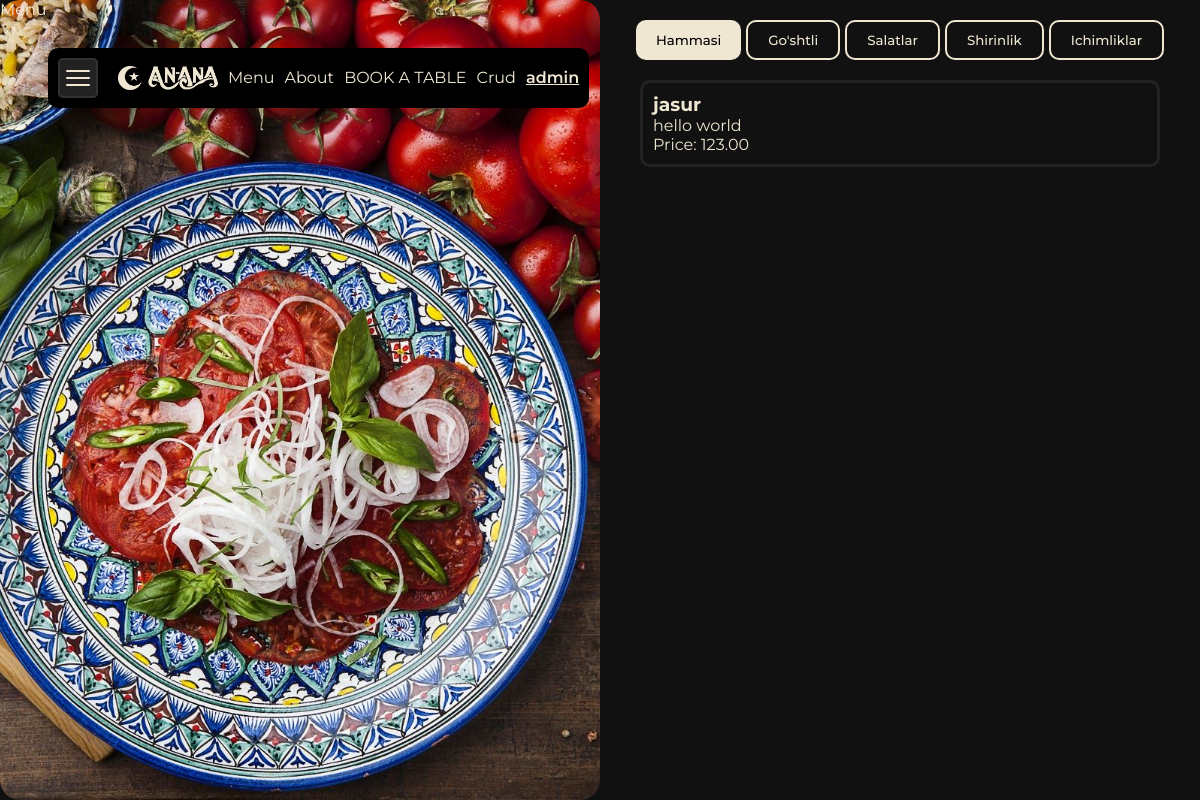
Page /menu_item/ (signed in) on the earlier database version.
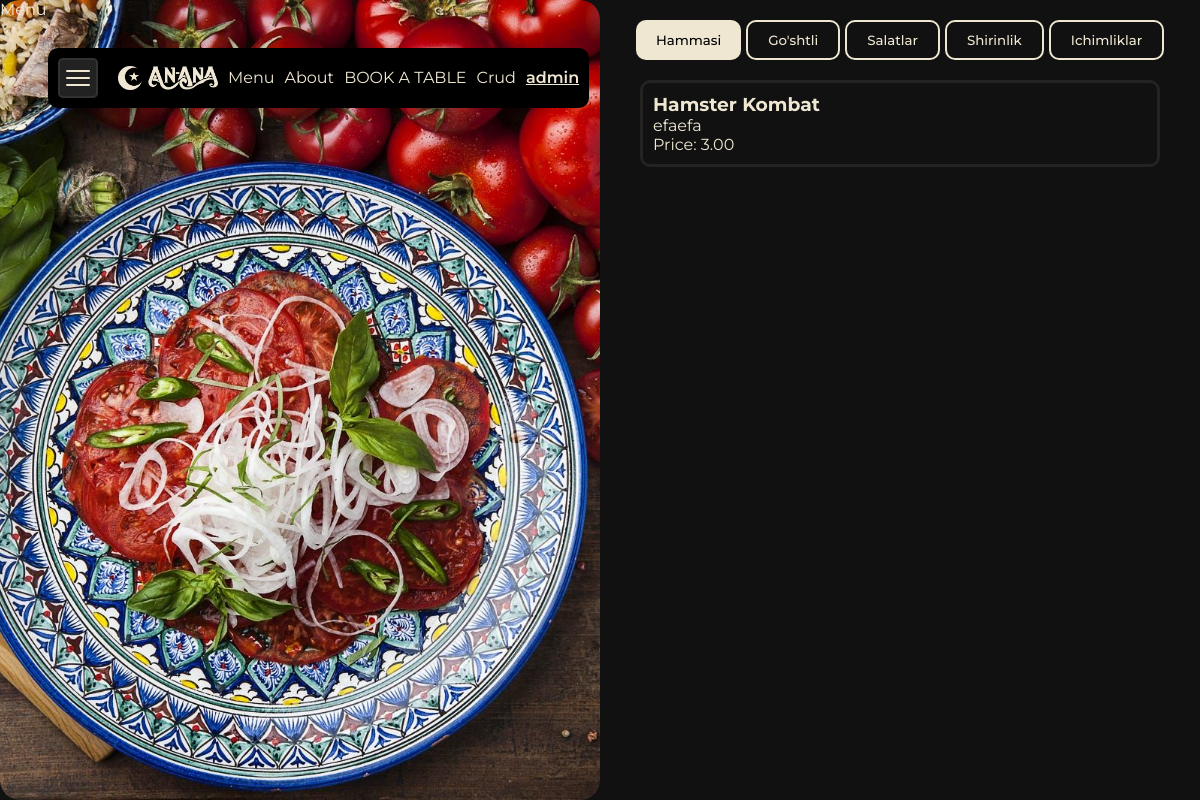
Same page on the later database version.
### menu/models.py (models this page shows, shortened)
class MenuItem(models.Model):
    CHOICE_CATEGORY = [
        ('Hammasi','Hammasi'),
        ("Go'shtli","Go'shtli"),
        ('Salatlar','Salatlar'),
        ('Shirinlik','Shirinlik'),
        ('Ichimliklar','Ichimliklar')
    ]
    name = models.CharField(max_length=100)
    description = models.TextField()
    price = models.DecimalField(max_digits=5, decimal_places=2)
    available = models.BooleanField(default=True)
    category = models.CharField(max_length=15, choices=CHOICE_CATEGORY, default='Hammasi')

### myproject/views.py (the view)
# urls.py: path('menu_item/', views.menu_item),
@login_required
def menu_item(request):
    menu_items = MenuItem.objects.all()
    context = {
        "menu_items":menu_items
    }
    return render(request, 'menu_item.html', {'context': context})

### templates/menu_item.html (shortened to what this page needs)
{% extends 'base.html' %}
{% load static %}
{% block css %}
  <link rel="stylesheet" href="{% static 'css/menu.css' %}" />
{% endblock %}
{% block content %}
  <div class="menu-main">
    <div class="left-2"><span class="text">Menu</span></div>
    <div class="right">
      <div class="buttons">
        <button class="filter-btn white-btn" data-category="all">Hammasi</button>
        <button class="filter-btn border-btn" data-category="Go'shtli">Go'shtli</button>
        <button class="filter-btn border-btn" data-category="Salatlar">Salatlar</button>
        <button class="filter-btn border-btn" data-category="Shirinlik">Shirinlik</button>
        <button class="filter-btn border-btn" data-category="Ichimliklar">Ichimliklar</button>
      </div>
      <div id="menu-items">
        {% for item in context.menu_items %}
          <div class="menu-item" data-category="{{ item.category }}">
            <h3>{{ item.name }}</h3>
            <p>{{ item.description }}</p>
            <p>Price: {{ item.price }}</p>
          </div>
        {% endfor %}
      </div>
    </div>
  </div>
{% endblock %}

Differences in the rows shown:
removed MenuItem: name "jasur", description "hello world", price "123.00"
added MenuItem: name "Hamster Kombat", description "efaefa", price "3.00"
